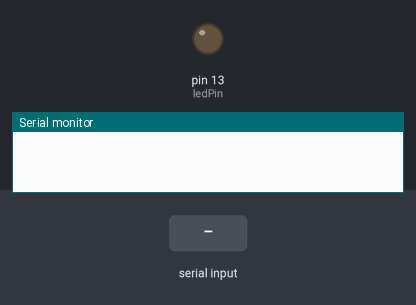
This sketch was run on a simulated Arduino Uno, built with avr-gcc and run on an emulated ATmega328P. Shown: output pins drawn as LEDs (lit = HIGH), the last lines printed to the serial monitor. The inputs (shaded band) are chosen by the test bench.

Above: at 1.2 s.
1.3 s: "1" received over Serial
At 1.7 s:
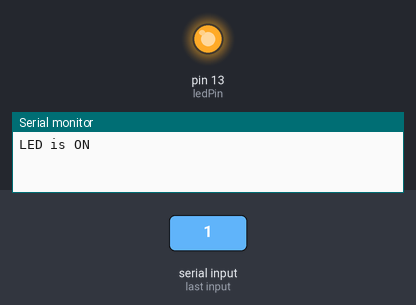
2.8 s: "0" received over Serial
At 4.0 s:
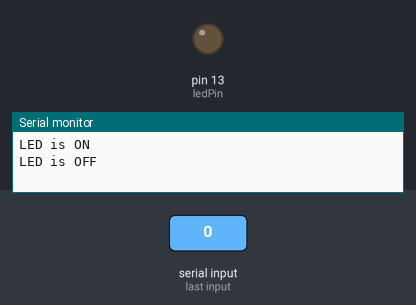
Timing chart, 0 to 5.8 s (numbered marks = the images above; inputs shaded):
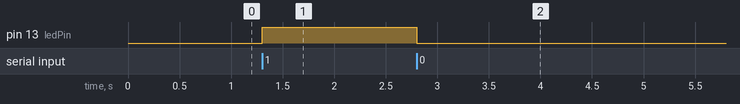

Measured:
- after the input at 1.3 s, pin 13 (ledPin): LOW → HIGH at once
- after the input at 2.8 s, pin 13 (ledPin): HIGH → LOW at once

The sketch:

Bai_7.ino
```cpp
int ledPin = 13;
char incomingByte;

void setup() {
  pinMode(ledPin, OUTPUT);
  Serial.begin(9600);
}

void loop() {
  if (Serial.available() > 0) {
    incomingByte = Serial.read();

    if (incomingByte == '1') {
      digitalWrite(ledPin, HIGH);
      Serial.println("LED is ON");
    }

    else if (incomingByte == '0') {
      digitalWrite(ledPin, LOW);
      Serial.println("LED is OFF");
    }
  }
}
```
